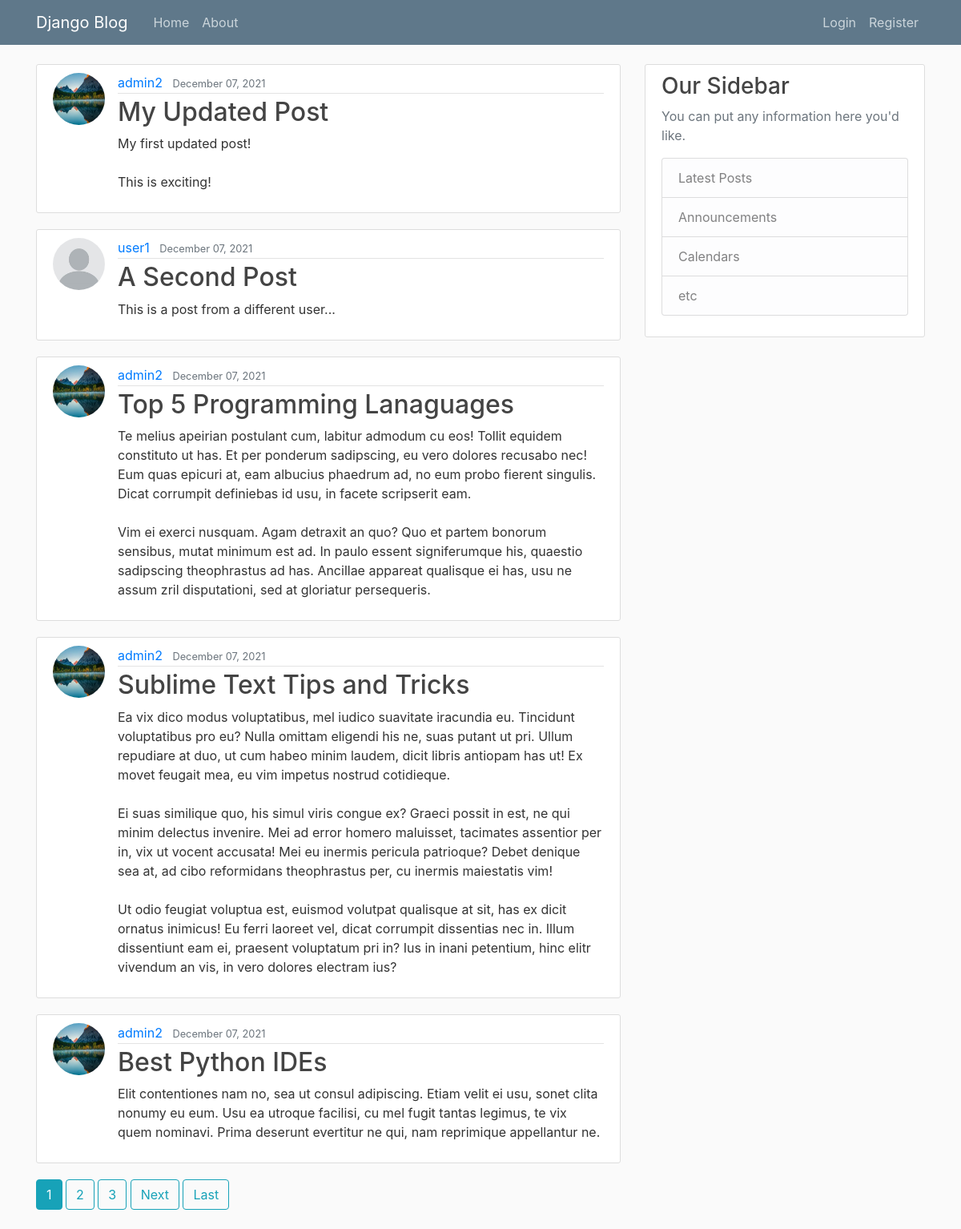
The page / on the database its author committed.
### blogs/models.py (models this page shows, shortened)
class Post(models.Model):
    title = models.CharField(max_length=100)
    content = models.TextField()
    date_posted = models.DateTimeField(default=timezone.now())
    author = models.ForeignKey(User, on_delete=models.CASCADE)

### users/models.py (models this page shows, shortened)
class Profile(models.Model):
    user = models.OneToOneField(User, on_delete=models.CASCADE)
    image = models.ImageField(default='default.jpg', upload_to='profile_pics')

### blogs/views.py (the view)
# urls.py: path('', PostListView.as_view(), name='blog-home'),
class PostListView(ListView):
    model = Post
    template_name = 'blogs/home.html'
    context_object_name = 'posts'
    ordering = ['-date_posted']
    paginate_by = 5

### blogs/templates/blogs/home.html (shortened to what this page needs)
{% extends "blogs/base.html" %}
{% block content %}
{% for post in posts %}
<article class="media content-section">
  <img class="rounded-circle article-img" src="{{ post.author.profile.image.url }}" alt="">
    <div class="media-body">
      <div class="article-metadata">
        <a class="mr-2" href="{% url 'user-posts' post.author.username %}">{{ post.author }}</a>
        <small class="text-muted">{{ post.date_posted|date:"F d, Y" }}</small>
      </div>
      <h2><a class="article-title" href="{% url 'post-detail' post.id %}">{{ post.title }}</a></h2>
      <p class="article-content">{{ post.content }}</p>
    </div>
</article>
{% endfor %}
{% if is_paginated %}
  {% for num in page_obj.paginator.page_range %}
    {% if page_obj.number == num %}
      <a class='btn btn-info mb-4' href='?page={{ num }}' >{{ num }}</a>
    {% elif num > page_obj.number|add:'-3' and  num < page_obj.number|add:'3'%}
    <a class='btn btn-outline-info mb-4' href='?page={{ num }}' >{{ num }}</a>
    {% endif %}
  {% endfor %}
  {% if page_obj.has_next %}
    <a class='btn btn-outline-info mb-4' href='?page={{ page_obj.next_page_number }}' >Next</a>
    <a class='btn btn-outline-info mb-4' href='?page={{ page_obj.paginator.num_pages }}' >Last</a>
  {% endif %}
{% endif %}
{% endblock content %}

### blogs/static/blogs/main.css (style rules this page uses)
body { background: #fafafa; color: #333333; margin-top: 5rem; }
h1, h2, h3, h4, h5, h6 { color: #444444; }
.content-section { background: #ffffff; padding: 10px 20px; border: 1px solid #dddddd; border-radius: 3px; margin-bottom: 20px; }
.article-title { color: #444444; }
.article-content { white-space: pre-line; }
.article-img { height: 65px; width: 65px; margin-right: 16px; }
.article-metadata { padding-bottom: 1px; margin-bottom: 4px; border-bottom: 1px solid #e3e3e3 }

### rows shown on the page
Post: author.profile.image (picture), author "admin2", date_posted "December 07, 2021", title "My Updated Post", content "My first updated post! This is exciting!"
Post: author.profile.image (placeholder picture), author "user1", date_posted "December 07, 2021", title "A Second Post", content "This is a post from a different user..."
Post: author.profile.image (picture), author "admin2", date_posted "December 07, 2021", title "Top 5 Programming Lanaguages", content "Te melius apeirian postulant cum, labitur admodum cu eos! Tollit equidem constituto ut has. Et per ponderum sadipscing, eu vero dolores recusabo nec! Eum quas epicuri at, eam albucius phaedrum ad, no eum probo fierent singulis. Dicat corrumpit definiebas id usu, in facete scripserit eam. Vim ei exerci nusquam. Agam detraxit an quo? Quo et partem bonorum sensibus, mutat minimum est ad. In paulo essent signiferumque his, quaestio sadipscing theophrastus ad has. Ancillae appareat qualisque ei has, usu ne assum zril disputationi, sed at gloriatur persequeris."
Post: author.profile.image (picture), author "admin2", date_posted "December 07, 2021", title "Sublime Text Tips and Tricks", content "Ea vix dico modus voluptatibus, mel iudico suavitate iracundia eu. Tincidunt voluptatibus pro eu? Nulla omittam eligendi his ne, suas putant ut pri. Ullum repudiare at duo, ut cum habeo minim laudem, dicit libris antiopam has ut! Ex movet feugait mea, eu vim impetus nostrud cotidieque. Ei suas similique quo, his simul viris congue ex? Graeci possit in est, ne qui minim delectus invenire. Mei ad error homero maluisset, tacimates assentior per in, vix ut vocent accusata! Mei eu inermis pericula patrioque? Debet denique sea at, ad cibo reformidans theophrastus per, cu inermis maiestatis vim! Ut odio feugiat voluptua est, euismod volutpat qualisque at sit, has ex dicit ornatus inimicus! Eu…"
Post: author.profile.image (picture), author "admin2", date_posted "December 07, 2021", title "Best Python IDEs", content "Elit contentiones nam no, sea ut consul adipiscing. Etiam velit ei usu, sonet clita nonumy eu eum. Usu ea utroque facilisi, cu mel fugit tantas legimus, te vix quem nominavi. Prima deserunt evertitur ne qui, nam reprimique appellantur ne."

### other values the page prints
{{ num }} "1"
{{ num }} "2" "3"
